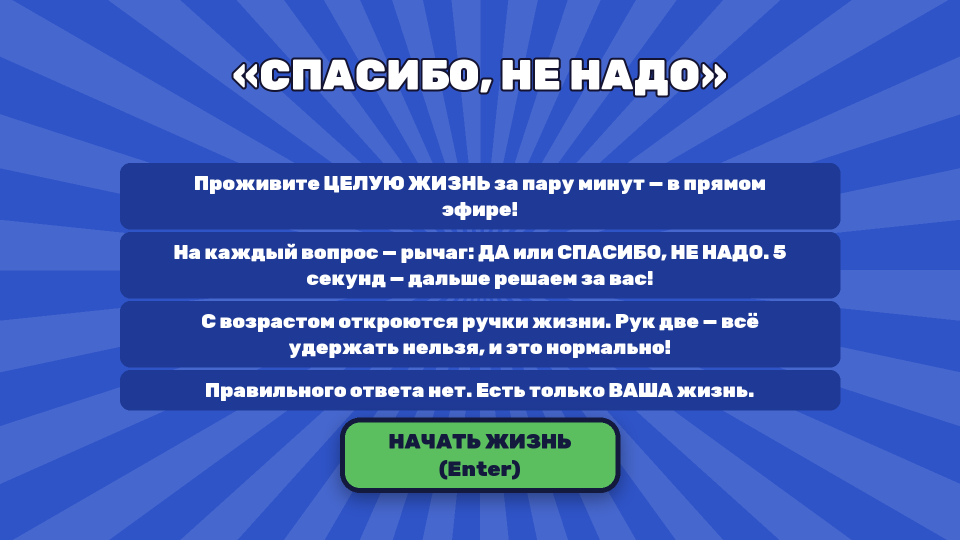
#> input picture docs/screens/mockups/S1-opener.png, 1920 x 1080 px, given in place of sunburst-bg.png, which was not available (shown at 1/2 size); the run also reads 1 picture not shown here
$ python _generate.py
#> lines starting #> are read from the running program, lines starting #| are printed output that depends on the picture; pictures that were not available may be replaced by others from this repository, and a replacement may not be noted
#!/usr/bin/env python3
# Эталонные макеты экранов «Спасибо, не надо» — 1920x1080, Pillow.
import os, math
from PIL import Image, ImageDraw, ImageFilter, ImageFont
BASE="/Users/ipuzanova/AI_GAME_STUDIO/projects/life-choices/docs"
SPR=f"{BASE}/assets/sprites"; FONT=f"{BASE}/assets/fonts/Rubik-VariableWght.ttf"
OUT=f"{BASE}/screens/mockups"; os.makedirs(OUT,exist_ok=True)
W,H=1920,1080
# токены
COBALT=(47,84,200,255); CDEEP=(31,58,150,255); CINK=(22,41,107,255); INK=(20,26,61,255)
WHITE=(255,255,255,255); DA=(92,191,95,255); DA_DK=(63,158,70,255)
NO=(232,68,58,255); HEALTH=(229,67,59,255); ENERGY=(246,201,69,255)
BULB=(255,216,115,255); YEL=(248,210,76,255); REL_R=(232,68,58,255)
REL_Y=(246,201,69,255); REL_G=(92,191,95,255); TRACK=(231,233,245,255)
BROWN=(58,42,0,255); GREY=(216,220,240,255)
_bg=Image.open(f"{SPR}/sunburst-bg.png").convert("RGBA")
_fcache={}
def font(sz):
    sz=int(sz)
    if sz not in _fcache:
        f=ImageFont.truetype(FONT,sz)
        try: f.set_variation_by_axes([900])
        except: pass
        _fcache[sz]=f
    return _fcache[sz]
_icons={}
def icon(name,size):
    k=(name,size)
    if k not in _icons:
        _icons[k]=Image.open(f"{SPR}/icon-{name}.png").convert("RGBA").resize((int(size),int(size)),Image.LANCZOS)
    return _icons[k]
def arrow(img,cx,cy,size,color,left=True):
    d=ImageDraw.Draw(img); s=size
    if left: pts=[(cx+s*0.5,cy-s*0.6),(cx-s*0.6,cy),(cx+s*0.5,cy+s*0.6)]
    else: pts=[(cx-s*0.5,cy-s*0.6),(cx+s*0.6,cy),(cx-s*0.5,cy+s*0.6)]
    d.polygon(pts,fill=color,outline=INK,width=4)
def face(img,cx,cy,col=INK,r=22):
    d=ImageDraw.Draw(img)
    d.ellipse([cx-r,cy-r,cx+r,cy+r],outline=col,width=6)
    d.ellipse([cx-r*0.45-4,cy-r*0.3,cx-r*0.45+4,cy-r*0.3+10],fill=col)
    d.ellipse([cx+r*0.45-4,cy-r*0.3,cx+r*0.45+4,cy-r*0.3+10],fill=col)
    d.arc([cx-r*0.55,cy-r*0.2,cx+r*0.55,cy+r*0.55],20,160,fill=col,width=6)
def star(img,cx,cy,r,fill=WHITE,oc=None,ow=0,pts=5):
    d=ImageDraw.Draw(img); p=[]
    for k in range(pts*2):
        a=math.pi/2+k*math.pi/pts; rr=r if k%2==0 else r*0.42
        p.append((cx+rr*math.cos(a),cy-rr*math.sin(a)))
    d.polygon(p,fill=fill,outline=oc,width=ow)
def heart(img,cx,cy,s,col):  # чистое сердце (без артефактов-полос)
    d=ImageDraw.Draw(img); r=s*0.30
    d.ellipse([cx-2*r,cy-r,cx,cy+r],fill=col); d.ellipse([cx,cy-r,cx+2*r,cy+r],fill=col)
    d.polygon([(cx-1.9*r,cy+0.28*r),(cx+1.9*r,cy+0.28*r),(cx,cy+1.7*r)],fill=col)
def bolt(img,cx,cy,s,col):
    d=ImageDraw.Draw(img)
    d.polygon([(cx+0.12*s,cy-0.5*s),(cx-0.34*s,cy+0.08*s),(cx-0.02*s,cy+0.08*s),
               (cx-0.12*s,cy+0.5*s),(cx+0.34*s,cy-0.06*s),(cx+0.02*s,cy-0.06*s)],fill=col,outline=INK,width=2)
def mute(img,cx,cy,s,col=INK):  # значок «тишина»: динамик + перечёркивание
    d=ImageDraw.Draw(img)
    d.rectangle([cx-0.5*s,cy-0.16*s,cx-0.18*s,cy+0.16*s],fill=col)
    d.polygon([(cx-0.18*s,cy-0.16*s),(cx+0.06*s,cy-0.34*s),(cx+0.06*s,cy+0.34*s),(cx-0.18*s,cy+0.16*s)],fill=col)
    d.line([(cx-0.5*s,cy+0.42*s),(cx+0.42*s,cy-0.42*s)],fill=NO,width=max(4,int(0.11*s)))
_sd=ImageDraw.Draw(Image.new("RGBA",(10,10)))
def tw(t,f): b=_sd.textbbox((0,0),t,font=f); return b[2]-b[0]
def wrap(t,f,mw):
    words=t.split(); lines=[]; cur=""
    for w in words:
        cand=(cur+" "+w).strip()
        if tw(cand,f)<=mw or not cur: cur=cand
        else: lines.append(cur); cur=w
    if cur: lines.append(cur)
    return lines
def fit(t,mw,mh,hi=110,lo=18,wrapping=True):
    lines=[t]; f=font(lo); lh=0
    for s in range(int(hi),int(lo)-1,-2):
        f=font(s); lines=wrap(t,f,mw) if wrapping else [t]
        wmax=max(tw(l,f) for l in lines)
        asc,desc=f.getmetrics(); lh=asc+desc+int(s*0.10)
        if wmax<=mw and lh*len(lines)<=mh: return lines,f,lh
    return lines,f,lh
def block(img,cx,cy,lines,f,lh,fill,sw=0,scol=None):
    d=ImageDraw.Draw(img); tot=lh*len(lines); y=cy-tot//2+lh//2
    for ln in lines:
        d.text((cx,y),ln,font=f,fill=fill,anchor="mm",stroke_width=sw,stroke_fill=scol); y+=lh
def panel(img,box,r,fill,outline=None,ow=0,shadow=True,shoff=(0,12),shblur=18,shcol=(0,0,0,95)):
    box=[int(v) for v in box]
    if shadow:
        lay=Image.new("RGBA",img.size,(0,0,0,0)); ld=ImageDraw.Draw(lay)
        ld.rounded_rectangle([box[0]+shoff[0],box[1]+shoff[1],box[2]+shoff[0],box[3]+shoff[1]],r,fill=shcol)
        img.alpha_composite(lay.filter(ImageFilter.GaussianBlur(shblur)))
    ImageDraw.Draw(img).rounded_rectangle(box,r,fill=fill,outline=outline,width=ow)
def bg(): return _bg.copy()
def save(img,name): img.convert("RGB").save(f"{OUT}/{name}"); print("  ",name)

# ---------- компоненты ----------
def badge(img,x,y,age,w=200,h=224):
    panel(img,[x,y,x+w,y+h],44,COBALT,WHITE,14)
    d=ImageDraw.Draw(img); d.text((x+w//2,y+40),"ВОЗРАСТ",font=font(28),fill=WHITE,anchor="mm")
    ln,f,lh=fit(str(age),w-40,h-90,hi=140,wrapping=False); block(img,x+w//2,y+h//2+28,ln,f,lh,WHITE)
def _hudlabel(img,x,y,w,text):  # подпись под элементом (как в styleframe), тёмная
    ImageDraw.Draw(img).text((x+w//2,y+20),text,font=font(27),fill=CDEEP,anchor="mm")
def money(img,x,y,val,w=330,mult=None):  # СИНЯЯ пилюля (styleframe), подпись «ДЕНЬГИ ◎» под ней
    ph=88; panel(img,[x,y,x+w,y+ph],28,COBALT,WHITE,9)
    d=ImageDraw.Draw(img)
    ln,f,lh=fit(val,w-40,60,hi=54,wrapping=False); d.text((x+w//2,y+ph//2),ln[0],font=f,fill=WHITE,anchor="mm")
    lbl="ДЕНЬГИ"+("  "+mult if mult else ""); lf=font(26); lw=tw(lbl,lf); lx=x+w//2-(lw+38)//2
    d.text((lx,y+ph+22),lbl,font=lf,fill=CDEEP,anchor="lm"); img.alpha_composite(icon("coin",28),(lx+lw+8,y+ph+8))
def stat(img,x,y,label,frac,col,ic=None,w=290):  # белая капсула: иконка+бар, подпись под ней
    ph=72; panel(img,[x,y,x+w,y+ph],ph//2,WHITE,INK,6); d=ImageDraw.Draw(img)
    icx,icy=x+ph//2,y+ph//2
    if ic=="heart": heart(img,icx,icy,ph-24,HEALTH)
    elif ic=="lightning": bolt(img,icx,icy,ph-20,ENERGY)
    elif ic: img.alpha_composite(icon(ic,ph-16),(x+8,y+8))
    bx0,bx1=x+ph+2,x+w-18; by0,by1=y+ph//2-13,y+ph//2+13
    d.rounded_rectangle([bx0,by0,bx1,by1],13,fill=TRACK,outline=(0,0,0,45),width=2)
    d.rounded_rectangle([bx0,by0,bx0+int((bx1-bx0)*frac),by1],13,fill=col)
    _hudlabel(img,x,y+ph+2,w,label)
def balancer(img,x,y,pos,w=380):  # белая капсула: зона-бар + HOLD ZONE + стрелки-маркер, подпись под ней
    ph=72; panel(img,[x,y,x+w,y+ph],ph//2,WHITE,INK,6); d=ImageDraw.Draw(img)
    bx0,bx1,by0,by1=x+20,x+w-20,y+18,y+ph-18
    for a,b,c in [(0,.18,REL_R),(.18,.34,REL_Y),(.34,.66,REL_G),(.66,.82,REL_Y),(.82,1,REL_R)]:
        d.rectangle([bx0+(bx1-bx0)*a,by0,bx0+(bx1-bx0)*b,by1],fill=c)
    d.rounded_rectangle([bx0,by0,bx1,by1],9,outline=(0,0,0,55),width=2)
    cx=(bx0+bx1)/2; hf=font(15)
    d.text((cx,(by0+by1)/2-8),"HOLD",font=hf,fill=(26,74,30,255),anchor="mm")
    d.text((cx,(by0+by1)/2+8),"ZONE",font=hf,fill=(26,74,30,255),anchor="mm")
    mx=bx0+(bx1-bx0)*pos
    d.polygon([(mx-10,by0-7),(mx+10,by0-7),(mx,by0+7)],fill=WHITE,outline=INK,width=3)
    d.polygon([(mx-10,by1+7),(mx+10,by1+7),(mx,by1-7)],fill=WHITE,outline=INK,width=3)
    _hudlabel(img,x,y+ph+2,w,"ОТНОШЕНИЯ")
def child(img,cx,cy,r=54,lit=False):
    if lit:
        g=Image.new("RGBA",img.size,(0,0,0,0)); ImageDraw.Draw(g).ellipse([cx-r-22,cy-r-22,cx+r+22,cy+r+22],fill=(246,201,69,120))
        img.alpha_composite(g.filter(ImageFilter.GaussianBlur(14)))
    panel(img,[cx-r,cy-r,cx+r,cy+r],26,ENERGY if lit else WHITE,INK,6,shadow=True)
    face(img,cx,cy,INK,r=int(r*0.5))
def timer(img,cx,cy,frac,num,rad=90):
    d=ImageDraw.Draw(img)
    d.ellipse([cx-rad,cy-rad,cx+rad,cy+rad],fill=WHITE,outline=INK,width=4)
    d.pieslice([cx-rad+8,cy-rad+8,cx+rad-8,cy+rad-8],-90,-90+360*frac,fill=NO)
    inr=rad-30; d.ellipse([cx-inr,cy-inr,cx+inr,cy+inr],fill=COBALT)
    d.text((cx,cy),str(num),font=font(66),fill=WHITE,anchor="mm")
def bubble(img,x,y,text,w=320,h=150):
    bb=y+h-34  # низ тела; хвост крепится встык, без наложения на тело/текст
    panel(img,[x,y,x+w,bb],34,YEL,INK,7)
    d=ImageDraw.Draw(img); tx=x+70
    d.polygon([(tx,bb-4),(tx+70,bb-4),(tx,bb+30)],fill=YEL,outline=INK,width=6)
    d.line([(tx+3,bb-1),(tx+64,bb-1)],fill=YEL,width=10)  # закрыть шов контура тела
    ln,f,lh=fit(text,w-44,(h-34)-40,hi=46); block(img,x+w//2,y+(h-34)//2,ln,f,lh,BROWN)
def card(img,cx,cy,text,w=900,h=430,sub=None,dim=False,textcol=WHITE):
    box=[cx-w//2,cy-h//2,cx+w//2,cy+h//2]
    panel(img,box,46,COBALT,WHITE,18)
    d=ImageDraw.Draw(img)
    d.rounded_rectangle([box[0]+34,box[1]+34,box[2]-34,box[3]-34],30,outline=CDEEP,width=6)
    # лампочки
    n=[(box[0]+58+i*(w-116)/9,box[1]+58) for i in range(10)]+[(box[0]+58+i*(w-116)/9,box[3]-58) for i in range(10)]
    n+=[(box[0]+58,box[1]+58+j*(h-116)/4) for j in range(1,4)]+[(box[2]-58,box[1]+58+j*(h-116)/4) for j in range(1,4)]
    for (bx,by) in n: d.ellipse([bx-11,by-11,bx+11,by+11],fill=BULB,outline=(180,120,20,255),width=2)
    ln,f,lh=fit(text,w-180,h-150,hi=104); block(img,cx,cy,ln,f,lh,textcol,4,(20,20,50,140))
    if dim:
        ov=Image.new("RGBA",img.size,(0,0,0,0)); ImageDraw.Draw(ov).rounded_rectangle(box,46,fill=(20,25,55,120)); img.alpha_composite(ov)
    if sub:
        sf=font(30); sww=tw(sub,sf)
        panel(img,[cx-sww//2-26,box[3]+16,cx+sww//2+26,box[3]+76],16,(18,24,54,235),None,0,shadow=False)
        d.text((cx,box[3]+46),sub,font=sf,fill=(232,238,255,255),anchor="mm")
def plate(img,cx,cy,w,h,text,fill,textcol):
    panel(img,[cx-w//2,cy-h//2,cx+w//2,cy+h//2],40,fill,INK,10)
    ln,f,lh=fit(text,w-56,h-40,hi=66); block(img,cx,cy,ln,f,lh,textcol)
def full(fill=COBALT):
    img=bg(); ov=Image.new("RGBA",img.size,fill); img.alpha_composite(ov)
    rays=Image.new("RGBA",img.size,(0,0,0,0)); rd=ImageDraw.Draw(rays)
    for a in range(0,360,12): rd.pieslice([W//2-1600,H//2-1600,W//2+1600,H//2+1600],a,a+6,fill=(255,255,255,28))
    img.alpha_composite(rays); return img

# ---------- HUD-ряд ----------
def hud_full(img,age,val,hp,en,rel,mult=None,child_lit=None):
    x=46
    badge(img,x,30,age); x+=224
    money(img,x,30,val,mult=mult); x+=356
    stat(img,x,30,"ЗДОРОВЬЕ",hp,HEALTH,ic="heart"); x+=314
    stat(img,x,30,"ЭНЕРГИЯ",en,ENERGY,ic="lightning"); x+=314
    balancer(img,x,30,rel)
    if child_lit is not None: child(img,1850,88,44,lit=child_lit)

def answers(img,yes="ДА",no="СПАСИБО, НЕ НАДО",y=940,yfill=DA,nfill=NO):
    plate(img,610,y,420,190,yes,yfill,INK)
    plate(img,1310,y,470,190,no,nfill,WHITE)
    arrow(img,352,y,54,DA,left=True); arrow(img,1602,y,54,NO,left=False)

# ==================== ЭКРАНЫ ====================
def S1():
    img=full()
    d=ImageDraw.Draw(img)
    block(img,W//2,150,['«СПАСИБО, НЕ НАДО»'],font(84),96,WHITE,4,(20,20,50,160))
    rules=["Проживите ЦЕЛУЮ ЖИЗНЬ за пару минут — в прямом эфире!",
           "На каждый вопрос — рычаг: ДА или СПАСИБО, НЕ НАДО. 5 секунд — дальше решаем за вас!",
           "С возрастом откроются ручки жизни. Рук две — всё удержать нельзя, и это нормально!",
           "Правильного ответа нет. Есть только ВАША жизнь."]
    y=340
    for r in rules:
        ln,f,lh=fit(r,1300,120,hi=40); panel(img,[W//2-720,y-14,W//2+720,y+lh*len(ln)+14],20,(31,58,150,235),None,0,shadow=False)
        block(img,W//2,y+lh*len(ln)//2,ln,f,lh,WHITE); y+=lh*len(ln)+34
    plate(img,W//2,y+70,560,150,"НАЧАТЬ ЖИЗНЬ  (Enter)",DA,INK)
    save(img,"S1-opener.png")
def S2():
    img=bg(); badge(img,46,30,7); timer(img,W//2,150,0.72,5)
    card(img,W//2,470,"Съесть жука?",w=820,h=380); answers(img); save(img,"S2-childhood.png")
def S3():
    img=bg(); hud_full(img,34,"₽ 10 000",0.68,0.52,0.56,mult="×2",child_lit=False)
    timer(img,W//2,250,0.6,5); bubble(img,1500,300,"А вот это зря…")
    card(img,W//2,560,"Взять ипотеку на 30 лет?",w=920,h=380,sub="мелким шрифтом: −40 ₽ взнос, затем −0.3 ₽/сек ×20 лет")
    answers(img); save(img,"S3-adult.png")
def S4():
    img=full(); block(img,W//2,H//2-40,["ПОРА","ЗАРАБАТЫВАТЬ!"],font(150),168,YEL,6,NO)
    kick="теперь у вас есть работа"; kf=font(48); kw=tw(kick,kf); ky=H//2+180
    ImageDraw.Draw(img).text((W//2,ky),kick,font=kf,fill=WHITE,anchor="mm")
    star(img,W//2-kw//2-48,ky,22,YEL,INK,3); star(img,W//2+kw//2+48,ky,22,YEL,INK,3)
    save(img,"S4-banner.png")
def S5():
    img=bg(); hud_full(img,18,"₽ 0",1.0,1.0,0.5); card(img,W//2,520,"…",w=760,h=300)
    ov=Image.new("RGBA",img.size,(16,23,51,150)); img.alpha_composite(ov)
    panel(img,[W//2-560,300,W//2+560,796],40,YEL,INK,8)
    block(img,W//2,408,wrap("Поздравляем, теперь у вас есть работа!",font(56),1000),font(56),72,BROWN)
    block(img,W//2,548,wrap("Крутите вот эту ручку — и у вас будут деньги. Не крутите — денег не будет!",font(38),960),font(38),50,(74,54,0,255))
    plate(img,W//2,702,420,116,"ПОНЯТНО  (Enter)",COBALT,WHITE); save(img,"S5-tutorial.png")
def S6():
    img=bg(); badge(img,46,30,47); timer(img,W//2,150,0.9,2)
    d=ImageDraw.Draw(img)
    panel(img,[1500,40,1874,150],20,(20,25,55,210),None,0,shadow=False)
    d.text((1520,70),"МЫСЛЬ 3/5",font=font(30),fill=WHITE); d.text((1520,108),"ПРОВАЛОВ: 1",font=font(30),fill=(255,150,140,255))
    ov=Image.new("RGBA",img.size,(20,20,50,90)); img.alpha_composite(ov)
    card(img,W//2,470,"А чего ты вообще достиг?",w=880,h=320)
    plate(img,610,940,470,180,"ВСЁ НОРМАЛЬНО",DA,INK); plate(img,1310,940,360,180,"О НЕТ",GREY,INK)
    save(img,"S6-blitz.png")
def S7():
    img=full((36,58,134,255)); block(img,W//2,H//2-40,["ВЫГОРАНИЕ!"],font(150),168,YEL,6,NO)
    ImageDraw.Draw(img).text((W//2,H//2+150),"крутите деньги — идёт туго · подышите рычагом",font=font(42),fill=WHITE,anchor="mm")
    save(img,"S7-burnout.png")
def S8():
    img=bg(); badge(img,46,30,51); stat(img,270,30,"ЗДОРОВЬЕ",0.3,HEALTH,ic="heart"); stat(img,584,30,"ЭНЕРГИЯ",0.18,ENERGY,ic="lightning")
    card(img,W//2,470,"Встать сегодня с кровати?",w=860,h=340)
    d=ImageDraw.Draw(img);
    # пульс
    img.alpha_composite((lambda g: (ImageDraw.Draw(g).ellipse([W//2-40,760,W//2+40,840],fill=(255,255,255,90)),g)[1])(Image.new("RGBA",img.size,(0,0,0,0))).filter(ImageFilter.GaussianBlur(10)))
    plate(img,W//2,940,460,150,"СОБРАТЬСЯ",WHITE,INK)
    tp="нажми в такт пульсу"; tf=font(34); tpw=tw(tp,tf)
    panel(img,[W//2-tpw//2-30,838,W//2+tpw//2+30,894],16,(14,16,28,240),None,0,shadow=False)
    d.text((W//2,866),tp,font=tf,fill=(245,245,250,255),anchor="mm",stroke_width=3,stroke_fill=(0,0,0,255))
    img=Image.merge("RGB",[c.point(lambda v:int(v*0.85)) for c in img.convert("RGB").convert("L").split()*1]) if False else img
    gr=img.convert("L").convert("RGBA")
    # зерно
    import random; random.seed(7); noise=Image.new("L",(W,H),0); npx=noise.load()
    for i in range(0,W,3):
        for j in range(0,H,3): npx[i,j]=random.randint(0,40)
    gr.putalpha(255); gimg=Image.blend(gr, Image.new("RGBA",(W,H),(0,0,0,255)),0.12)
    gn=Image.new("RGBA",(W,H),(0,0,0,0)); gn.putalpha(noise.resize((W,H))); gimg.alpha_composite(gn)
    save(gimg,"S8-depression.png")
def S9():
    img=bg(); hud_full(img,39,"₽ 8 400",0.6,0.55,0.48,child_lit=True)
    timer(img,W//2,250,0.5,5); bubble(img,1430,150,"Скорее!",w=300,h=150)
    card(img,W//2,560,"Обычная жизнь идёт…",w=760,h=320); answers(img,y=940); save(img,"S9-child.png")
def S10():
    img=bg(); badge(img,46,30,58); money(img,270,30,"₽ 30"); stat(img,626,30,"ЗДОРОВЬЕ",0.22,HEALTH,ic="heart")
    card(img,W//2,470,"Пора подлечиться!",w=820,h=360,sub="цена 100 ₽",dim=True)
    plate(img,W//2,780,860,130,"Как жаль, у вас нет денег на это!",NO,WHITE)
    answers(img,y=960); save(img,"S10-blocked.png")
def finale(name,cause,story,cause_col=WHITE):
    img=full()
    block(img,W//2,180,["СПАСИБО ЗА ИГРУ!"],font(92),104,YEL,5,NO)
    ln,f,lh=fit("Причина конца: "+cause,1500,120,hi=52); block(img,W//2,320,ln,f,lh,cause_col)
    panel(img,[W//2-720,410,W//2+720,820],36,(31,58,150,235),None,0,shadow=False)
    block(img,W//2,615,wrap(story,font(40),1360),font(40),56,WHITE)
    plate(img,W//2,940,520,140,"НАЧАТЬ ЗАНОВО  (Enter)",DA,INK); save(img,name)
def S11(): finale("S11-finale-happy.png","весёлая старость",
    "Но не переживайте! Ведь вы родились у прекрасных родителей. В детстве ели жуков и ничего не боялись. Рыжий кот, его котята и их котята прожили с вами всю жизнь. Взяли ипотеку — и выплатили. Под старость раздали сбережения внукам.")
def S12(): finale("S12-finale-fatal.png","вы сунули палец в розетку",
    "Но не переживайте! Ведь вы родились у прекрасных родителей. И это, пожалуй, всё, что вы успели.",cause_col=YEL)
def S13():
    img=bg(); badge(img,46,30,48); timer(img,W//2,150,0.9,2); bubble(img,300,560,"Ну-ну…")
    ov=Image.new("RGBA",img.size,(20,20,50,90)); img.alpha_composite(ov)
    card(img,W//2,470,"КУПИТЬ МОТОЦИКЛ И ГНАТЬ 200?!",w=940,h=340,sub="молчание = ДА")
    sw=tw("молчание = ДА",font(30)); mute(img,W//2-sw//2-48,686,38)
    plate(img,1310,940,470,180,"СПАСИБО, НЕ НАДО",NO,WHITE); plate(img,610,940,420,180,"ДА",DA,INK)
    arrow(img,1602,940,54,NO,left=False); save(img,"S13-impulse.png")
def S14():
    img=bg(); hud_full(img,40,"₽ 5 200",0.6,0.5,0.5); timer(img,W//2,250,0.5,5); bubble(img,1520,320,"Ещё разок?")
    card(img,W//2,560,"Дать любви второй шанс?",w=880,h=360); answers(img); save(img,"S14-second-chance.png")
def S15():
    img=bg(); hud_full(img,60,"₽ 3 100",0.4,0.4,0.6,child_lit=False); timer(img,W//2,250,0.6,5)
    bubble(img,1430,150,"Дети выросли…",w=340,h=150)
    card(img,W//2,560,"Ребёнок вырос. Помочь всё равно?",w=900,h=360); answers(img); save(img,"S15-kids-grown.png")
def S16():
    img=bg(); badge(img,46,30,21); money(img,270,30,"₽ 1 500",mult="×1"); timer(img,W//2,250,0.6,5); bubble(img,1520,320,"Смело!")
    card(img,W//2,560,"Бросить универ ради стартапа?",w=900,h=360,sub="ДА: доход ×5 … или деньги обнуляются")
    answers(img); save(img,"S16-startup.png")
def COMP_bubble():
    img=full((31,58,150,255));
    for i,(t,x) in enumerate([("Красавчик!",480),("А вот это зря…",1180)]):
        bubble(img,x-160,420,t,w=360,h=170)
    ImageDraw.Draw(img).text((W//2,240),"Облачко Ведущего — компонент",font=font(48),fill=WHITE,anchor="mm")
    save(img,"C1-host-bubble.png")
def COMP_hud():
    img=bg(); hud_full(img,34,"₽ 10 000",0.68,0.52,0.56,mult="×2",child_lit=False)
    ImageDraw.Draw(img).text((W//2,H-120),"HUD-ряд: возраст · деньги · здоровье · энергия · отношения · (кнопка-ребёнок)",font=font(40),fill=INK,anchor="mm")
    save(img,"C2-hud-row.png")

print("Рендер макетов →",OUT)
for fn in [S1,S2,S3,S4,S5,S6,S7,S8,S9,S10,S11,S12,S13,S14,S15,S16,COMP_bubble,COMP_hud]:
    fn()
#> this loop made 18 passes
#|    S1-opener.png
#|    S2-childhood.png
#|    S3-adult.png
#|    S4-banner.png
#|    S5-tutorial.png
#|    S6-blitz.png
#|    S7-burnout.png
#|    S8-depression.png
#> (further printed lines are left out)
#> pass 1, in full, `ov = Image.new('RGBA', img.size, fill)`:
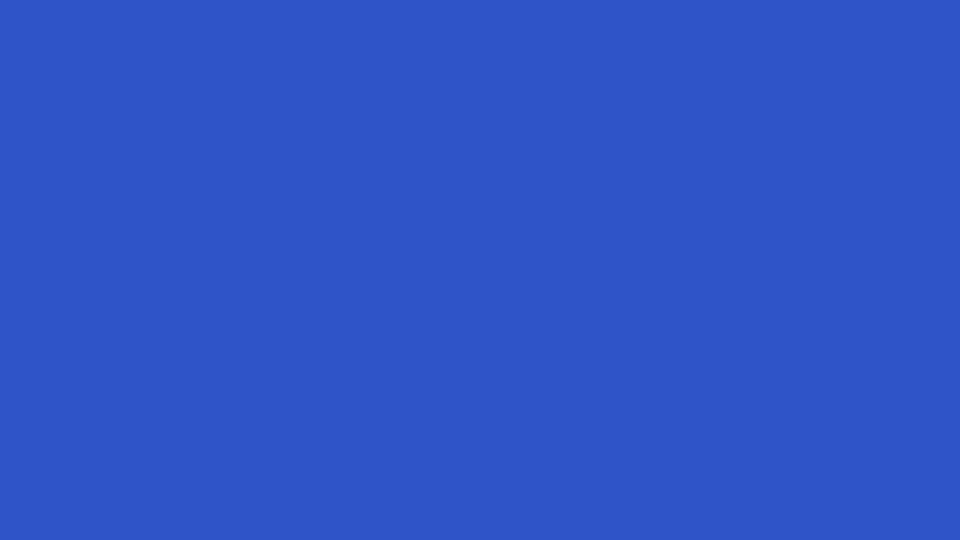
#> ov: PIL image 1920x1080 RGBA (shown at 1/2 size); mean R, G, B, A 47, 84, 200, 255
#> pass 1, in S1, `img=full()`:
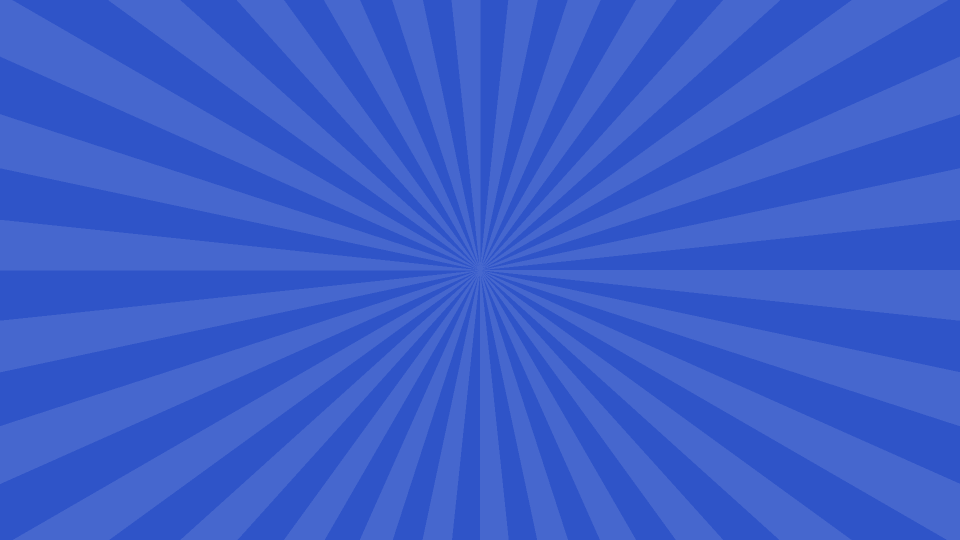
#> img: PIL image 1920x1080 RGBA (shown at 1/2 size); mean R, G, B, A 58.7, 93.6, 203, 255
#> pass 1, in save, `img.convert('RGB').save(f'{OUT}/{name}')`:
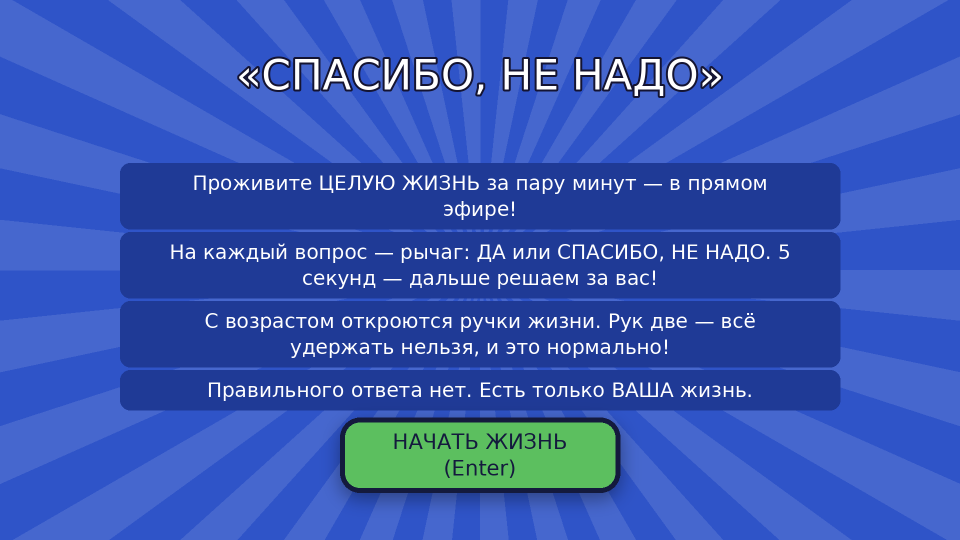
#> saved as S1-opener.png: PIL image 1920x1080 RGB (shown at 1/2 size); mean R, G, B 56.3, 89.1, 181.7
print("Готово.")
